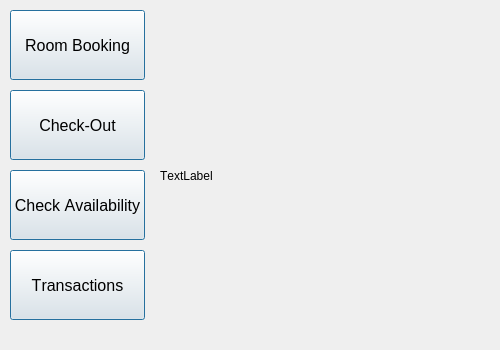
<?xml version="1.0" encoding="UTF-8"?>
<ui version="4.0">
 <class>MainWindow</class>
 <widget class="QMainWindow" name="MainWindow">
  <property name="geometry">
   <rect>
    <x>0</x>
    <y>0</y>
    <width>500</width>
    <height>350</height>
   </rect>
  </property>
  <property name="font">
   <font>
    <kerning>false</kerning>
   </font>
  </property>
  <property name="windowTitle">
   <string>Hotel Management 1.0</string>
  </property>
  <widget class="QWidget" name="centralWidget">
   <widget class="QLabel" name="imgLabel">
    <property name="geometry">
     <rect>
      <x>160</x>
      <y>0</y>
      <width>340</width>
      <height>351</height>
     </rect>
    </property>
    <property name="text">
     <string>TextLabel</string>
    </property>
   </widget>
   <widget class="QPushButton" name="btnRoomBooking">
    <property name="geometry">
     <rect>
      <x>10</x>
      <y>10</y>
      <width>135</width>
      <height>70</height>
     </rect>
    </property>
    <property name="font">
     <font>
      <pointsize>12</pointsize>
      <kerning>false</kerning>
     </font>
    </property>
    <property name="text">
     <string>Room Booking</string>
    </property>
    <property name="autoDefault">
     <bool>true</bool>
    </property>
    <property name="default">
     <bool>true</bool>
    </property>
    <property name="flat">
     <bool>false</bool>
    </property>
   </widget>
   <widget class="QPushButton" name="btnRoomCheckout">
    <property name="geometry">
     <rect>
      <x>10</x>
      <y>90</y>
      <width>135</width>
      <height>70</height>
     </rect>
    </property>
    <property name="font">
     <font>
      <pointsize>12</pointsize>
      <kerning>false</kerning>
     </font>
    </property>
    <property name="text">
     <string>Check-Out</string>
    </property>
    <property name="default">
     <bool>true</bool>
    </property>
    <property name="flat">
     <bool>false</bool>
    </property>
   </widget>
   <widget class="QPushButton" name="btnCheckAvailability">
    <property name="geometry">
     <rect>
      <x>10</x>
      <y>170</y>
      <width>135</width>
      <height>70</height>
     </rect>
    </property>
    <property name="font">
     <font>
      <pointsize>12</pointsize>
      <kerning>false</kerning>
     </font>
    </property>
    <property name="text">
     <string>Check Availability</string>
    </property>
    <property name="autoDefault">
     <bool>true</bool>
    </property>
    <property name="default">
     <bool>true</bool>
    </property>
    <property name="flat">
     <bool>false</bool>
    </property>
   </widget>
   <widget class="QPushButton" name="bntTransaction">
    <property name="geometry">
     <rect>
      <x>10</x>
      <y>250</y>
      <width>135</width>
      <height>70</height>
     </rect>
    </property>
    <property name="font">
     <font>
      <pointsize>12</pointsize>
      <kerning>false</kerning>
     </font>
    </property>
    <property name="text">
     <string>Transactions</string>
    </property>
    <property name="autoDefault">
     <bool>true</bool>
    </property>
    <property name="default">
     <bool>true</bool>
    </property>
    <property name="flat">
     <bool>false</bool>
    </property>
   </widget>
  </widget>
 </widget>
 <layoutdefault spacing="6" margin="11"/>
 <resources/>
 <connections/>
</ui>
